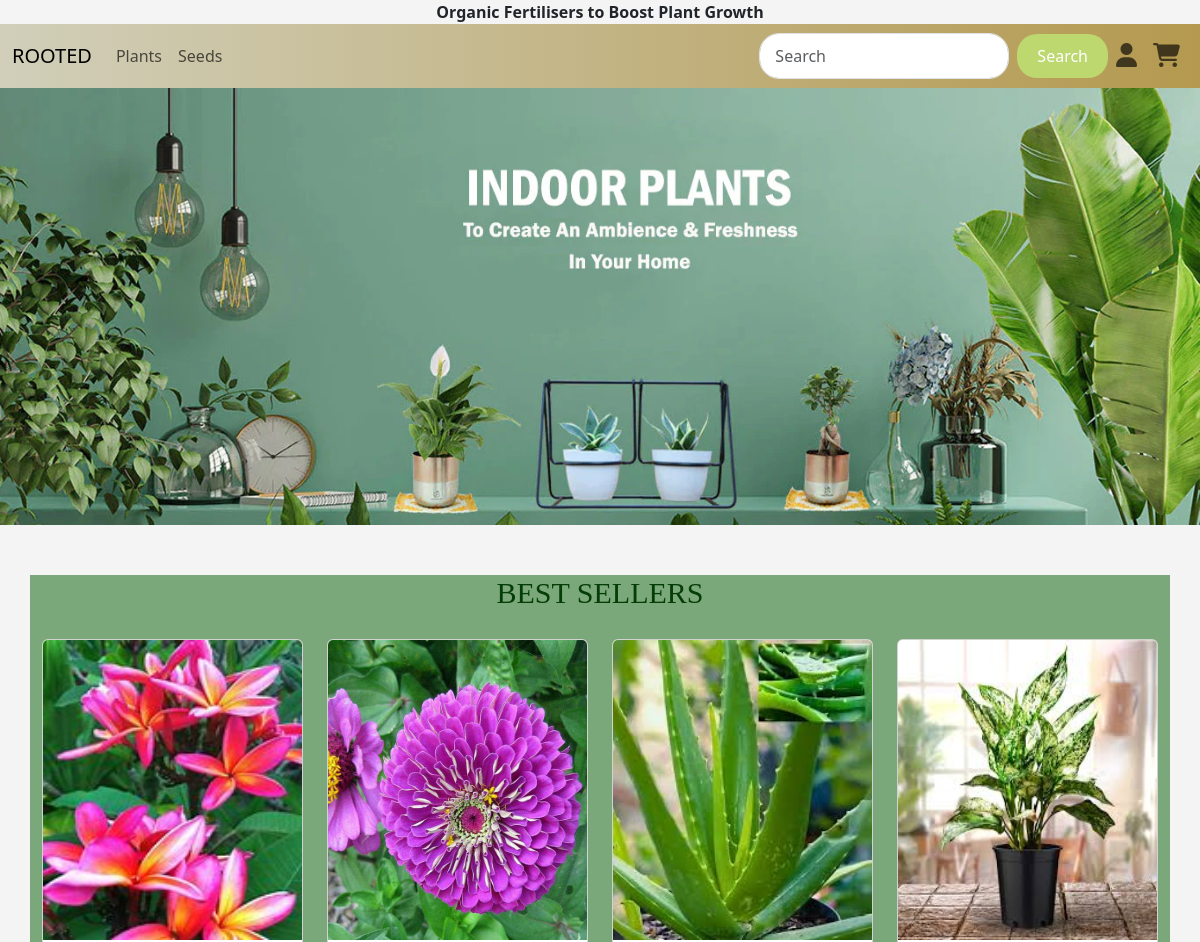
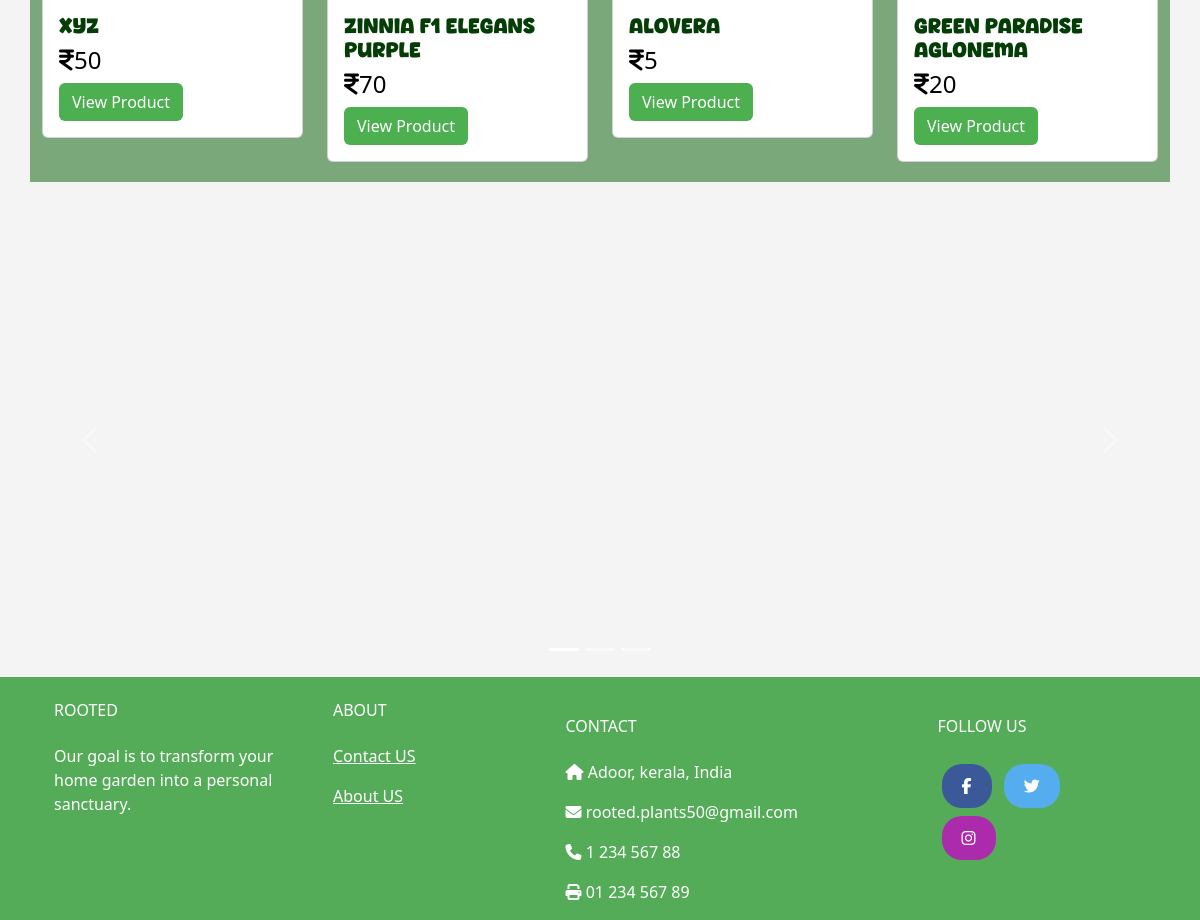
The page / on the database its author committed (2 pictures, top to bottom).
### app/models.py (models this page shows, shortened)
class Main_cat(models.Model):
        m_name=models.TextField(unique=True)

class Plants(models.Model):
    p_id=models.TextField()
    name=models.TextField()
    p_catg=models.TextField()
    p_dis=models.TextField()
    price=models.IntegerField()
    offer_price=models.IntegerField()
    img=models.FileField()
    img2=models.FileField()
    stock=models.IntegerField()
    catg=models.ForeignKey(Category,on_delete=models.CASCADE)
    mcatg=models.ForeignKey(Main_cat,on_delete=models.CASCADE)

### app/views.py (the view)
# urls.py: path('',views.user_home),
def user_home(req):
    data=Plants.objects.all()[::-1]
    c_data=Category.objects.all()
    p_data=Plants.objects.all()
    m_data=Main_cat.objects.all()
    return render(req,'user/userhome.html',{'Plants':data,'c_data':c_data,'p_data':p_data,'m_data':m_data})

### templates/user/userhome.html (shortened to what this page needs)
<!DOCTYPE html>
<html lang="en">
<head>
    {% load static %}
    <link rel="stylesheet" href="https://cdnjs.cloudflare.com/ajax/libs/font-awesome/6.6.0/css/all.min.css">
    <link href="https://cdn.jsdelivr.net/npm/bootstrap@5.3.3/dist/css/bootstrap.min.css" rel="stylesheet">
    <link rel="stylesheet" href="{% static 'css/style.css'%}">
</head>
<body>
      <div class="divtop">
      <div  class="carousel slide" data-bs-ride="carousel">
        <div class="carousel-inner">
          <div class="carousel-item active">
            <b class="cdata">Organic Fertilisers to Boost Plant Growth</b>
          </div>
        </div>
      </div>
    </div>
<nav class="navbar navbar-expand-sm " id="navb">
  <div class="container-fluid">
    <a class="navbar-brand" href="../homep">ROOTED</a>
    <div class="collapse navbar-collapse" id="collapsibleNavbar">
      <ul class="navbar-nav me-auto">
        {% for i in m_data%}
        <li class="nav-item" id="dropdown">
          <a href="" class="nav-link" id="dropbtn">{{i.m_name}}</a>
        {% endfor %}
      </ul>
      <form class="d-flex" method="GET" action="../search" onsubmit="return validateSearch()">
        <input id="searchInput" class="form-control me-2" type="text" placeholder="Search" value="{{ srch }}" name="query" autocomplete="off" required>
        <button class="btn btn-primary" type="submit">Search</button>
        <ul class="navbar-nav me-auto">
            <li class="nav-item">
                <a class="nav-link" href="../m_login"><i class="fa-solid fa-user"></i></a>
            </li>
            <li class="nav-item">
                <a class="nav-link" href="../view_cart"><i class="fa-solid fa-cart-shopping"></i></a>
            </li>
        </ul>
        <br><br>
    </form>
    </div>
  </div>
</nav>
<div class="topimg">
<img src="{% static 'images/top.webp'%}" alt="">
</div>
<div class="container" style="margin-top: 50px; background-color: #357c33a1;" >
  <h3 class="bst" style="text-align: center;">BEST SELLERS</h3>
  <div class="row" id="pp">
    {% for plant in Plants %}
    <div class="col-lg-3" id="oo" >
      <a href="" style="text-decoration: none; color: black;"><div class="card" style="margin-top: 20px; margin-bottom: 20px;">
        <img class="card-img-top" src="{{plant.img.url}}" alt="Card image" style="width:100%; height: 300px;">
        <div class="card-body">
          <h3 class="nm">{{plant.name}}</h3>
          <h4 class="card-title"><i class="fa-solid fa-indian-rupee-sign"></i>{{plant.offer_price}}</h4>
          <a href="view_pro/{{plant.pk}}" class="btn" style="background-color: #4CAF50; color: white;">View Product</a>
        </div></a>
      </div>
    </div>
    {% endfor %}
<div id="demo" class="carousel slide" data-bs-ride="carousel" style="margin-top:20px ;">
  <div class="carousel-indicators">
    <button type="button" data-bs-target="#demo" data-bs-slide-to="0" class="active"></button>
    <button type="button" data-bs-target="#demo" data-bs-slide-to="1"></button>
    <button type="button" data-bs-target="#demo" data-bs-slide-to="2"></button>
  </div>
  <div class="carousel-inner">
    <div class="carousel-item active">
      <img src="{%static 'images/crslimg1.webp'%}" alt="" class="d-block" style="width:100%; height:50%;">
    </div>
  </div>
  <button class="carousel-control-prev" type="button" data-bs-target="#demo" data-bs-slide="prev">
    <span class="carousel-control-prev-icon"></span>
  </button>
  <button class="carousel-control-next" type="button" data-bs-target="#demo" data-bs-slide="next">
    <span class="carousel-control-next-icon"></span>
  </button>
</div>
<footer
class="text-center text-lg-start text-white"
    border-color: #4CAF50;
    style="background-color: #55ac58"
>
<div class="container p-4 pb-0">
<div class="row">
<div class="col-md-3 ">
  <h6 class="text-uppercase mb-4 font-weight-bold">
    ROOTED
  </h6>
  <p>
    Our goal is to transform your home garden into a personal sanctuary.
  </p>
</div>
<div class="col-md-2 ">
  <h6 class="text-uppercase mb-4 font-weight-bold">ABOUT</h6>
  <p>
    <a class="text-white">Contact US</a>
  </p>
  <p>
    <a class="text-white">About US</a>
  </p>
</div>
<div class="col-md-4 col-lg-3 col-xl-3 mx-auto mt-3">
  <h6 class="text-uppercase mb-4 font-weight-bold">Contact</h6>
  <p><i class="fas fa-home mr-3"></i> Adoor, kerala, India</p>
  <p><i class="fas fa-envelope mr-3"></i> rooted.plants50@gmail.com</p>
  <p><i class="fas fa-phone mr-3"></i> 1 234 567 88</p>
  <p><i class="fas fa-print mr-3"></i> 01 234 567 89</p>
</div>
<div class="col-md-3 col-lg-2 col-xl-2 mx-auto mt-3">
  <h6 class="text-uppercase mb-4 font-weight-bold">Follow us</h6>
  <a
     class="btn btn-primary btn-floating m-1"
     style="background-color: #3b5998"
     href="#!"
     role="button"
     ><i class="fab fa-facebook-f"></i
    ></a>
  <a
     class="btn btn-primary btn-floating m-1"
     style="background-color: #55acee"
     href="#!"
     role="button"
     ><i class="fab fa-twitter"></i
    ></a>
  <a
     class="btn btn-primary btn-floating m-1"
     style="background-color: #ac2bac"
     href="#!"
     role="button"
     ><i class="fab fa-instagram"></i
    ></a>
</div>
</div>
</div>
</footer>
</body>
</html>

### static/css/style.css (style rules this page uses)
body { background-color: #f4f4f4; }
.carousel-item { text-align: center; }
#navb { background: linear-gradient(to right, #d1cfba,#b4994f); }
.navbar-nav { display:flex; align-content: center; }
#dropdown { float: left; overflow: hidden; }
.topimg img { width: 100%; max-width: 100%; }
.d-flex { display: flex; align-items: center; }
.form-control { border-radius: 20px; padding: 10px 15px; width: 250px; }
.btn-primary { background-color: #bcd86e; border: none; border-radius: 20px; padding: 10px 20px; transition: background-color 0.3s ease; }
.fa-user,.fa-cart-shopping { font-size: 1.5rem; }

### templates/user/userhome.html (style rules this page uses)
.nm { font-family: myfnt; font-size: 20px; color: #053d07; }
.bst { font-family: myfnt1; font-size: 30px; color: #053d07; }
.fa-user,.fa-cart-shopping { font-size: 1.5rem; }

### rows shown on the page
Main_cat: m_name "Plants"
Main_cat: m_name "Seeds"
Plants: img (picture), name "xyz", offer_price "50"
Plants: img (picture), name "Zinnia F1 Elegans Purple", offer_price "70"
Plants: img (picture), name "Alovera", offer_price "5"
Plants: img (picture), name "Green Paradise Aglonema", offer_price "20"
